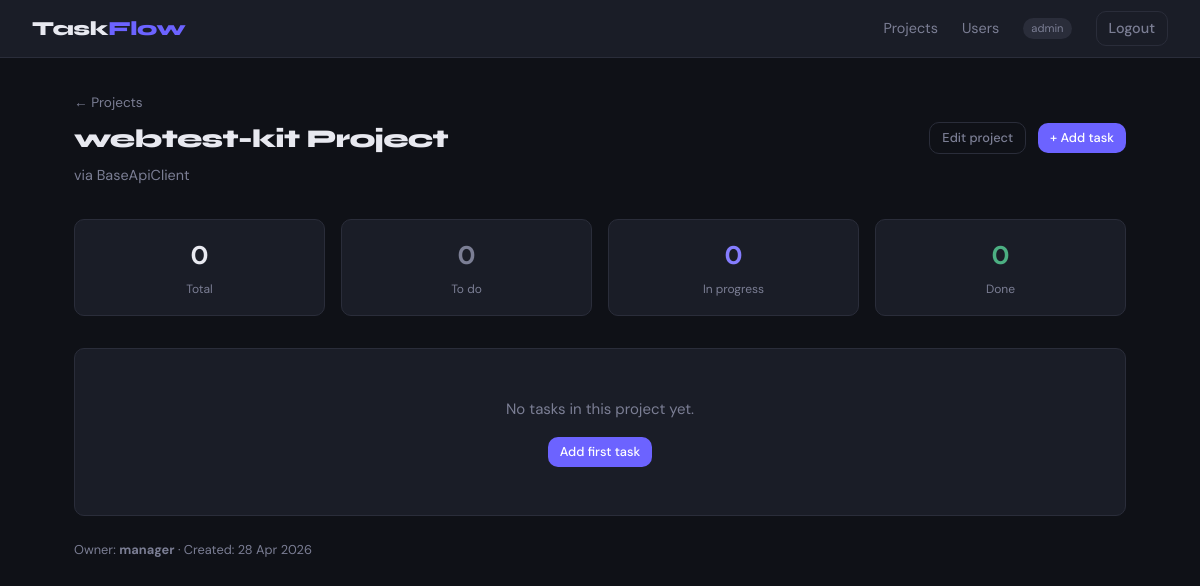
Page /projects/1 (signed in) on the committed database.
### app/models.py (models this page shows)
class User(Base):
    __tablename__ = "users"
    id = Column(Integer, primary_key=True, index=True)
    email = Column(String(255), unique=True, index=True, nullable=False)
    username = Column(String(100), unique=True, index=True, nullable=False)
    hashed_password = Column(String(255), nullable=False)
    full_name = Column(String(255), nullable=True)
    role = Column(SAEnum(UserRole), default=UserRole.user, nullable=False)
    is_active = Column(Boolean, default=True)
    created_at = Column(DateTime, default=datetime.utcnow)
    owned_projects = relationship("Project", back_populates="owner")
    assigned_tasks = relationship("Task", back_populates="assignee")

class Project(Base):
    __tablename__ = "projects"
    id = Column(Integer, primary_key=True, index=True)
    title = Column(String(255), nullable=False)
    description = Column(Text, nullable=True)
    is_active = Column(Boolean, default=True)
    created_at = Column(DateTime, default=datetime.utcnow)
    updated_at = Column(DateTime, default=datetime.utcnow, onupdate=datetime.utcnow)
    owner_id = Column(Integer, ForeignKey("users.id"), nullable=False)
    owner = relationship("User", back_populates="owned_projects")
    tasks = relationship("Task", back_populates="project", cascade="all, delete-orphan")

### app/routers/projects.py (the view)
@router.get("/{project_id}", response_class=HTMLResponse)
async def project_detail(
    request: Request,
    project_id: int,
    db: Session = Depends(get_db),
    current_user: User = Depends(get_current_user),
):
    project = (
        db.query(Project)
        .options(
            joinedload(Project.owner),
            joinedload(Project.tasks).joinedload(Task.assignee),
        )
        .filter(Project.id == project_id)
        .first()
    )
    if not project:
        raise HTTPException(status_code=404, detail="Project not found")
    return templates.TemplateResponse(
        "projects/detail.html",
        {
            "request": request,
            "project": project,
            "user": current_user,
            "can_edit": _can_edit(current_user, project),
        },
    )

### app/templates/projects/detail.html (shortened to what this page needs)
{% extends "base.html" %}
{% block content %}
<div class="page-header">
  <div>
    <a href="/projects" style="color: var(--muted); font-size: .85rem;">← Projects</a>
    <h1 class="page-title" style="margin-top: .3rem;" data-testid="project-title">
      {{ project.title }}
    </h1>
    {% if project.description %}
      <p style="color: var(--muted); margin-top: .25rem; font-size: .9rem;">
        {{ project.description }}
      </p>
    {% endif %}
  </div>
  <div style="display: flex; gap: .75rem; align-items: center;">
    {% if can_edit %}
      <a href="/projects/{{ project.id }}/edit"
         class="btn btn-ghost btn-sm" data-testid="btn-edit">Edit project</a>
    {% endif %}
    <a href="/projects/{{ project.id }}/tasks/new"
       class="btn btn-primary btn-sm" data-testid="btn-new-task">+ Add task</a>
  </div>
</div>
{% set total    = project.tasks | length %}
{% set done     = project.tasks | selectattr('status', 'equalto', 'done')        | list | length %}
{% set in_prog  = project.tasks | selectattr('status', 'equalto', 'in_progress') | list | length %}
{% set todo_cnt = project.tasks | selectattr('status', 'equalto', 'todo')        | list | length %}
<div style="display: grid; grid-template-columns: repeat(4, 1fr); gap: 1rem; margin-bottom: 2rem;">
  {% for label, value, color in [
      ('Total',       total,    'var(--text)'),
      ('To do',       todo_cnt, 'var(--muted)'),
      ('In progress', in_prog,  '#857dff'),
      ('Done',        done,     '#4caf82'),
  ] %}
  <div class="card" style="text-align: center; padding: 1rem;">
    <div style="font-size: 1.6rem; font-weight: 700; color: {{ color }};">{{ value }}</div>
    <div style="font-size: .75rem; color: var(--muted); margin-top: .2rem;">{{ label }}</div>
  </div>
  {% endfor %}
</div>
<div class="card" style="padding: 0; overflow: hidden;">
  {% if project.tasks %}
  <table class="table" data-testid="tasks-table">
    <thead>
      <tr>
        <th>Task</th>
        <th>Status</th>
        <th>Priority</th>
        <th>Assignee</th>
        <th>Due date</th>
        <th></th>
      </tr>
    </thead>
    <tbody>
      {% for task in project.tasks %}
      <tr data-testid="task-row" data-task-id="{{ task.id }}">
        <td>
          <a href="/projects/{{ project.id }}/tasks/{{ task.id }}/edit"
             data-testid="task-link">{{ task.title }}</a>
        </td>
        <td>
          <span class="status-badge status-{{ task.status }}" data-testid="task-status">
            {{ task.status.replace('_', ' ') | title }}
          </span>
        </td>
        <td>
          <span class="status-badge priority-{{ task.priority }}" data-testid="task-priority">
            {{ task.priority | title }}
          </span>
        </td>
        <td style="color: var(--muted);">
          {{ task.assignee.username if task.assignee else '—' }}
        </td>
        <td style="color: var(--muted); font-size: .8rem;">
          {{ task.due_date.strftime('%d %b %Y') if task.due_date else '—' }}
        </td>
        <td style="text-align: right;">
          <form method="post"
                action="/projects/{{ project.id }}/tasks/{{ task.id }}/delete"
                style="display:inline"
                onsubmit="return confirm('Delete task?')">
            <button type="submit"
                    class="btn btn-danger btn-sm"
                    data-testid="btn-delete-task">Delete</button>
          </form>
        </td>
      </tr>
      {% endfor %}
    </tbody>
  </table>
  {% else %}
  <div style="text-align: center; padding: 3rem 2rem;" data-testid="tasks-empty">
    <div style="color: var(--muted); margin-bottom: 1rem;">No tasks in this project yet.</div>
    <a href="/projects/{{ project.id }}/tasks/new"
       class="btn btn-primary btn-sm" data-testid="btn-add-first-task">Add first task</a>
  </div>
  {% endif %}
</div>
<div style="margin-top: 1.5rem; color: var(--muted); font-size: .8rem;">
  Owner: <strong>{{ project.owner.username }}</strong> ·
  Created: {{ project.created_at.strftime('%d %b %Y') }}
</div>
{% endblock %}

### app/templates/base.html (shortened to what this page needs)
<!DOCTYPE html>
<html lang="en">
<head>
</head>
<body>
<nav class="navbar">
  <a class="navbar__brand" href="/projects">Task<span>Flow</span></a>
  <div class="navbar__links">
    {% if request.state.user is defined and request.state.user %}
      <a href="/projects">Projects</a>
      {% if request.state.user.role in ('admin', 'manager') %}
        <a href="/users">Users</a>
      {% endif %}
      <span class="badge">{{ request.state.user.username }}</span>
      <a href="/auth/logout" class="btn btn-ghost btn-sm">Logout</a>
    {% else %}
      <a href="/auth/login">Login</a>
      <a href="/auth/register" class="btn btn-primary btn-sm">Register</a>
    {% endif %}
  </div>
</nav>
<div class="container">
  {% block content %}{% endblock %}
</div>
</body>
</html>

### app/templates/base.html (style rules this page uses)
:root { --bg: #0f1117; --surface: #1a1d27; --border: #2a2d3a; --accent: #6c63ff; --accent-h: #857dff; --danger: #ff5c5c; --success: #4caf82; --text: #e8e9f0; --muted: #7b7e94; --radius: 10px; --font-head: 'Syne', sans-serif; --font-body: 'DM Sans', sans-serif; }
*, *::before, *::after { box-sizing: border-box; margin: 0; padding: 0; }
body { background: var(--bg); color: var(--text); font-family: var(--font-body); font-size: 15px; line-height: 1.6; min-height: 100vh; }
a { color: var(--accent); text-decoration: none; }
.navbar { background: var(--surface); border-bottom: 1px solid var(--border); padding: 0 2rem; height: 58px; display: flex; align-items: center; justify-content: space-between; position: sticky; top: 0; z-index: 100; }
.navbar__brand { font-family: var(--font-head); font-size: 1.25rem; font-weight: 800; color: var(--text); letter-spacing: -0.02em; }
.navbar__brand span { color: var(--accent); }
.navbar__links { display: flex; align-items: center; gap: 1.5rem; }
.navbar__links a { color: var(--muted); font-size: 0.9rem; transition: color .15s; }
.navbar__links .badge { background: var(--border); color: var(--muted); font-size: 0.7rem; padding: 2px 8px; border-radius: 20px; }
.container { max-width: 1100px; margin: 0 auto; padding: 2rem 1.5rem; }
.page-header { display: flex; justify-content: space-between; align-items: center; margin-bottom: 2rem; }
.page-title { font-family: var(--font-head); font-size: 1.6rem; font-weight: 800; letter-spacing: -0.03em; }
.btn { display: inline-flex; align-items: center; gap: .4rem; padding: .5rem 1.1rem; border-radius: var(--radius); font-family: var(--font-body); font-size: .875rem; font-weight: 500; cursor: pointer; border: none; transition: opacity .15s, transform .1s; }
.btn-primary { background: var(--accent); color: #fff; }
.btn-ghost { background: transparent; color: var(--muted); border: 1px solid var(--border); }
.btn-sm { padding: .3rem .75rem; font-size: .8rem; }
.card { background: var(--surface); border: 1px solid var(--border); border-radius: var(--radius); padding: 1.5rem; }

### rows in the picture
User: state.user.username "admin"
Project: title "webtest-kit Project", description "via BaseApiClient", created_at "28 Apr 2026"
User: owner.username "manager"

### other values in the picture
{{ value }} "0" "0" "0" "0"
{{ label }} "Total" "To do" "In progress" "Done"
